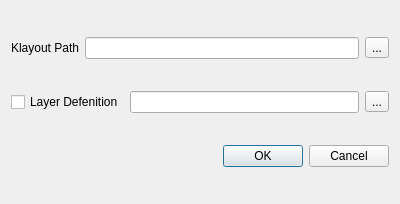
<?xml version="1.0" encoding="UTF-8"?>
<ui version="4.0">
 <class>KlayoutDlg</class>
 <widget class="QDialog" name="KlayoutDlg">
  <property name="geometry">
   <rect>
    <x>0</x>
    <y>0</y>
    <width>400</width>
    <height>204</height>
   </rect>
  </property>
  <property name="windowTitle">
   <string>Dialog</string>
  </property>
  <layout class="QVBoxLayout" name="verticalLayout">
   <item>
    <layout class="QHBoxLayout" name="horizontalLayout">
     <item>
      <widget class="QLabel" name="label">
       <property name="font">
        <font>
         <family>Arial</family>
         <pointsize>9</pointsize>
        </font>
       </property>
       <property name="text">
        <string>Klayout Path</string>
       </property>
      </widget>
     </item>
     <item>
      <widget class="QLineEdit" name="lineEditPath"/>
     </item>
     <item>
      <widget class="QToolButton" name="toolButtonPath">
       <property name="text">
        <string>...</string>
       </property>
      </widget>
     </item>
    </layout>
   </item>
   <item>
    <layout class="QHBoxLayout" name="horizontalLayout_2">
     <item>
      <widget class="QCheckBox" name="setLayerFile">
       <property name="font">
        <font>
         <family>Arial</family>
         <pointsize>9</pointsize>
        </font>
       </property>
       <property name="text">
        <string>Layer Defenition</string>
       </property>
      </widget>
     </item>
     <item>
      <widget class="QLineEdit" name="lineEditLayer"/>
     </item>
     <item>
      <widget class="QToolButton" name="toolButtonLayer">
       <property name="text">
        <string>...</string>
       </property>
      </widget>
     </item>
    </layout>
   </item>
   <item>
    <widget class="QDialogButtonBox" name="buttonBox">
     <property name="orientation">
      <enum>Qt::Horizontal</enum>
     </property>
     <property name="standardButtons">
      <set>QDialogButtonBox::Cancel|QDialogButtonBox::Ok</set>
     </property>
    </widget>
   </item>
  </layout>
 </widget>
 <resources/>
 <connections>
  <connection>
   <sender>buttonBox</sender>
   <signal>accepted()</signal>
   <receiver>KlayoutDlg</receiver>
   <slot>accept()</slot>
   <hints>
    <hint type="sourcelabel">
     <x>248</x>
     <y>254</y>
    </hint>
    <hint type="destinationlabel">
     <x>157</x>
     <y>274</y>
    </hint>
   </hints>
  </connection>
  <connection>
   <sender>buttonBox</sender>
   <signal>rejected()</signal>
   <receiver>KlayoutDlg</receiver>
   <slot>reject()</slot>
   <hints>
    <hint type="sourcelabel">
     <x>316</x>
     <y>260</y>
    </hint>
    <hint type="destinationlabel">
     <x>286</x>
     <y>274</y>
    </hint>
   </hints>
  </connection>
 </connections>
</ui>
